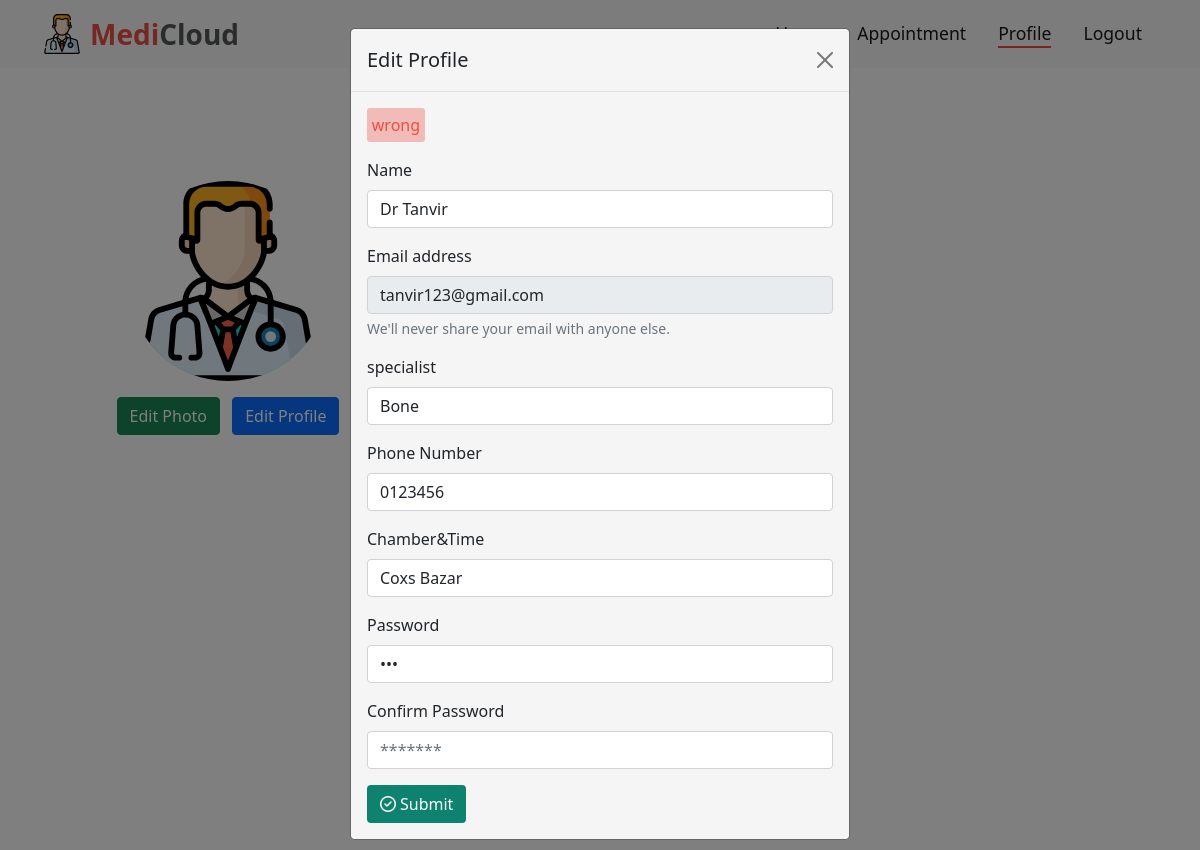
The page /doctorProfile.php?error=wrong (signed in) on the database as committed earlier.
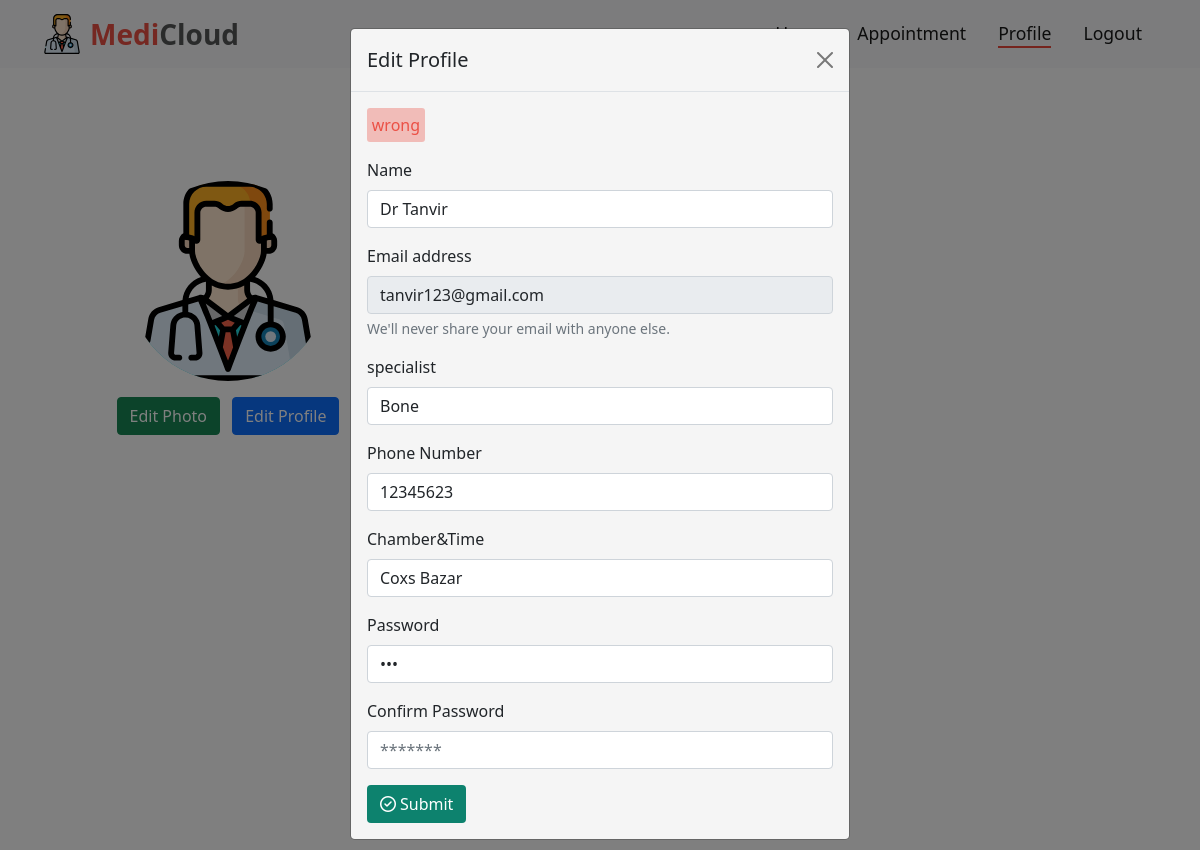
The same page on the database as committed later.
### tables this page shows
CREATE TABLE `doctor` (
  `Id` int(20) NOT NULL,
  `email` varchar(30) NOT NULL,
  `Password` varchar(20) NOT NULL,
  `name` varchar(30) NOT NULL,
  `specialist` varchar(20) NOT NULL,
  `chember` varchar(60) NOT NULL,
  `number` varchar(20) NOT NULL
);

### HTML/doctorProfile.php (the view, shortened to what the changed rows need)
<?php
include "doctorDatabase.php";
$sql ="SELECT * FROM doctor WHERE id={$_SESSION['id']};";
$result = mysqli_query($conn, $sql);
if(mysqli_num_rows($result) > 0){
  $row = $result->fetch_assoc();
  $email =$row["email"];
  $specialist = $row["specialist"];
  $chamber =$row["chember"];
  $phone =$row["number"];
  $password = $row["Password"];
}else{
  $email = "";
  $chamber ="";
  $phone = "";
  $password="";
  $specialist="";
}
?>
<!DOCTYPE html>
<html lang="en">
  <head>
    <link
      href="https://cdn.jsdelivr.net/npm/bootstrap@5.1.0/dist/css/bootstrap.min.css"
      rel="stylesheet"
    />
    <link
      rel="stylesheet"
      href="https://cdnjs.cloudflare.com/ajax/libs/animate.css/4.1.1/animate.min.css"
    />
    <link rel="stylesheet" href="../CSS/style.css" />
  </head>
  <body>
    <main>
      <section class="container mt-4">
        <h1 class="card-title text-center mb-4">Profile</h1>
        <div class="card mb-3 border-0">
          <div class="row g-0 align-items-center">
            <div class="col-md-4 d-flex flex-column align-items-center">
              <div class="my-3">
                <div
                  class="modal fade"
                  id="exampleModal"
                  tabindex="-1"
                  aria-labelledby="exampleModalLabel"
                  aria-hidden="true"
                >
                  <div class="modal-dialog modal-dialog-centered">
                    <div class="modal-content custom-form-background">
                      <div class="modal-body">
                        <form method="POST" action="doctorProfileUpdate.php">
                           <?php if (isset($_GET['error'])) { ?>
     		                    <p class="error"><?php echo $_GET['error']; echo '<script type="text/javascript">
                              var flag =1 ;
                              </script>'; ?> </p> <br>
                                  	<?php } ?>
                          <div class="mb-3">
                            <label
                              for="exampleInputEmailDoctor"
                              class="form-label"
                              >Email address</label
                            >
                            <input
                              name="doctorEmail"
                              type="email"
                              class="form-control"
                              id="exampleInputEmailDoctor"
                              aria-describedby="emailHelp"
                              placeholder="Write your email here..."
                              readonly="readonly"
                              value="<?php echo"{$email}"; ?>"
                            />
                            <div id="emailHelp" class="form-text">
                              We'll never share your email with anyone else.
                            </div>
                          </div>
                          <div class="mb-3">
                            <label
                              for="exampleInputSpecialistDoctor"
                              class="form-label"
                              >specialist</label
                            >
                            <input
                              name="doctorSpecialist"
                              type="text"
                              class="form-control"
                              id="exampleInputSpecialistDoctor"
                              placeholder="Write your bla bla..."
                              value="<?php echo"{$specialist}"; ?>"
                            />
                          </div>
                          <div class="mb-3">
                            <label
                              for="exampleInputNumberDoctor"
                              class="form-label"
                              >Phone Number</label
                            >
                            <input
                              name="doctorNumber"
                              type="number"
                              class="form-control"
                              id="exampleInputNumberDoctor"
                              placeholder="Write your phone number here..."
                              value="<?php echo"{$phone}";?>"
                            />
                          </div>
                          <div class="mb-3">
                            <label
                              for="exampleInputAddressDoctor"
                              class="form-label"
                              >Chamber&Time</label
                            >
                            <input
                              name="doctorAddress"
                              type="text"
                              class="form-control"
                              id="exampleInputAddressDoctor"
                              placeholder="Write your Chamber address&Time..."
                              value="<?php echo"{$chamber}";?>"
                            />
                          </div>
                          <div class="mb-3">
                            <label
                              for="exampleInputPasswordDoctor"
                              class="form-label"
                              >Password</label
                            >
                            <input
                              name="doctorPassword"
                              type="password"
                              class="form-control"
                              id="exampleInputPasswordDoctor"
                              value="<?php echo "{$password}"?>"
                            />
                          </div>
                        </form>
                      </div>
                    </div>
                  </div>
                </div>
              </div>
            </div>
          </div>
        </div>
      </section>
    </main>
  </body>
</html>

Rows that differ between the two databases and show on the page:
changed doctor "tanvir123@gmail.com": doctorNumber "0123456" → "12345623"
